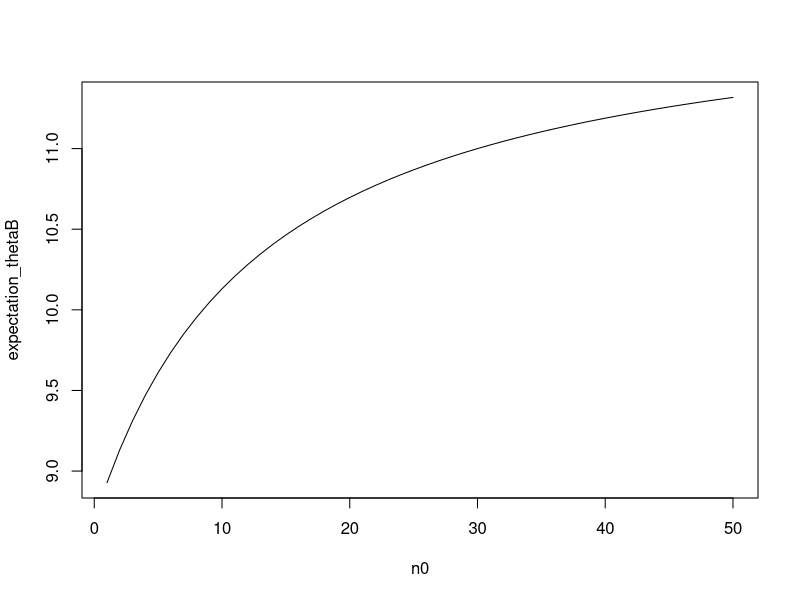
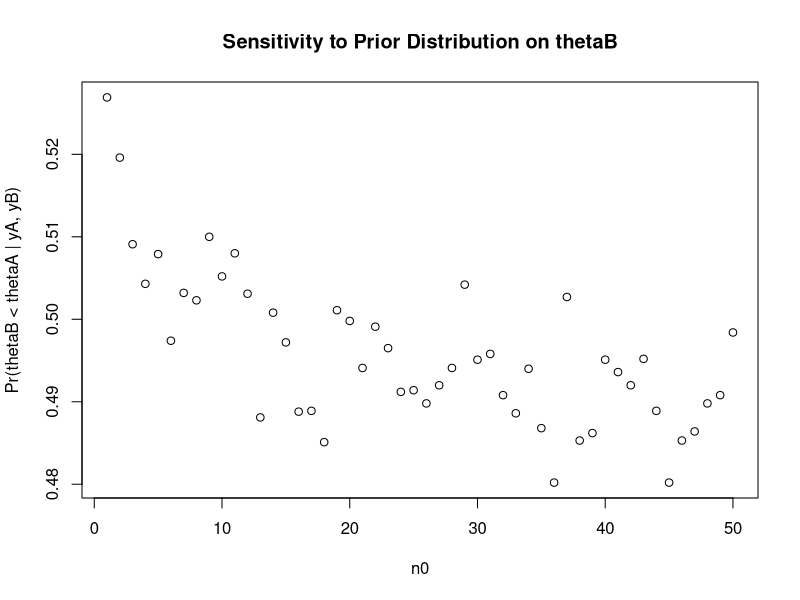
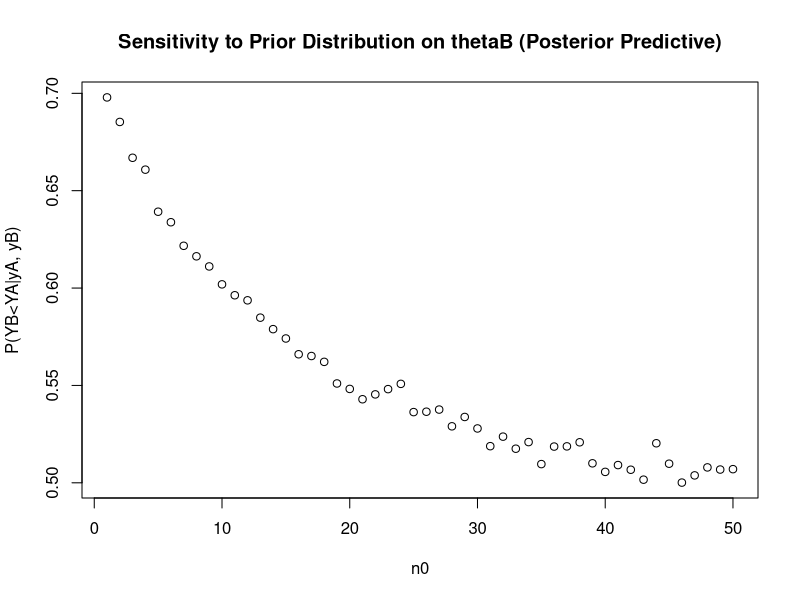
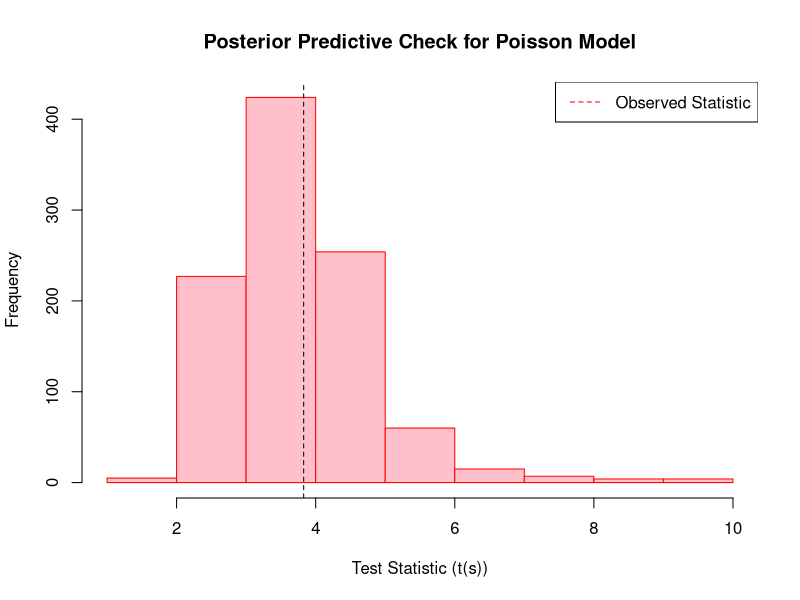
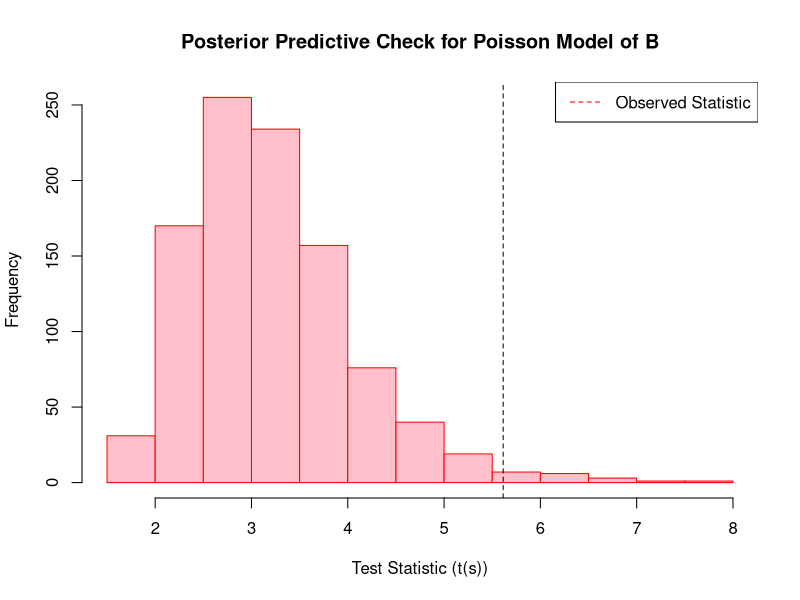

Generate these figures, in order, with R:
## ---- chunk 1
knitr::opts_chunk$set(echo = TRUE)
## ---- chunk 2
shape_thetaA=237
rate_thetaA=20
thetaA_lower=qgamma(0.025, shape = shape_thetaA, rate = rate_thetaA)
thetaA_upper=qgamma(0.975, shape = shape_thetaA, rate = rate_thetaA)
cat("95% Confidence Interval for thetaB is:", '(',thetaA_lower,',',thetaA_upper,')', "\n")


shape_thetaB=125
rate_thetaB=14
thetaB_lower=qgamma(0.025, shape = shape_thetaB, rate = rate_thetaB)
thetaB_upper=qgamma(0.975, shape = shape_thetaB, rate = rate_thetaB)
cat("95% Confidence Interval for thetaB is:", '(',thetaB_lower,',',thetaB_upper,')', "\n")
## ---- chunk 3
yB=c(11,11,10,9,9,8,7,10,6,8,8,9,7)
yA=c(12,9,12,14,13,13,15,8,15,6)
n0=seq(1,50,by=1)
expectation_thetaB=rep(0,length(n0))
for (i in 1:length(n0))
{expectation_thetaB[i]=(12*n0[i]+sum(yB))/(n0[i]+length(yB))}
plot(n0,expectation_thetaB,type='l')
abline(h = mean(yA), col = "red", lty = 2)
expectation_thetaB[50]<mean(yA)
## ---- chunk 4
yB=c(11,11,10,9,9,8,7,10,6,8,8,9,7)
yA=c(12,9,12,14,13,13,15,8,15,6)
thetaA_yA=rgamma(10000,shape=120+sum(yA),rate=10+length(yA))
thetaB_yB=rgamma(10000,shape=12+sum(yB),rate=1+length(yB))
pro=length(which(thetaA_yA>thetaB_yB))/10000
cat("Pr(thetaB < thetaA | yA, yB) =", pro, "\n")
## ---- chunk 5
#another method
likelihood_yA=function(thetaA, yA) {
  prod(dpois(yA, lambda = thetaA))
}
likelihood_yB=function(thetaB, yB) {
  prod(dpois(yB, lambda = thetaB))
}

posterior=function(thetaA, thetaB, yA, yB) {
  prior_thetaA = dgamma(thetaA, shape = 237, rate = 20)
  prior_thetaB =dgamma(thetaB, shape = 125, rate = 14)
  likelihood_A=likelihood_yA(thetaA, yA)
  likelihood_B=likelihood_yB(thetaB, yB)
    return(prior_thetaA * likelihood_A * prior_thetaB * likelihood_B)
}

num=10000
samples_thetaA=rep(0,num) 
samples_thetaB=rep(0,num)

thetaA=10
thetaB=5
count=0
for (i in 1:num) {
  thetaA_proposal=rnorm(1, thetaA, 2)
  thetaB_proposal=rnorm(1, thetaB, 2)
  acceptance_ratio = posterior(thetaA_proposal, thetaB_proposal, yA, yB) /
                      posterior(thetaA, thetaB, yA, yB)

  if(!is.na(acceptance_ratio)){
  if(runif(1) < acceptance_ratio) {
    thetaA=thetaA_proposal
    thetaB=thetaB_proposal
  }}
if (thetaB < thetaA) {
    count = count + 1
  }
}

probability = count / num
cat("Pr(thetaB < thetaA | yA, yB) =", probability, "\n")
## ---- chunk 6
yB=c(11,11,10,9,9,8,7,10,6,8,8,9,7)
yA=c(12,9,12,14,13,13,15,8,15,6)

num=10000

n0=seq(1,50,by=1)

probabilities = matrix(nrow = length(n0), ncol = num)

for (i in 1:length(n0)) {
  n00 = n0[i]
  for (j in 1:num) {
    thetaA=rgamma(1, shape = 120, rate = 10)
    thetaB=rgamma(1, shape = 12 * n00, rate = n00)
    
    probabilities[i, j] = as.numeric(thetaB < thetaA)
  }
}
proportions = rowMeans(probabilities)

plot(n0, proportions, 
     xlab = "n0", ylab = "Pr(thetaB < thetaA | yA, yB)",
     main = "Sensitivity to Prior Distribution on thetaB")
## ---- chunk 7
yA <- c(12, 9, 12, 14, 13, 13, 15, 8, 15, 6)
yB <- c(11, 11, 10, 9, 9, 8, 7, 10, 6, 8, 8, 9, 7)

num = 10000
n0 =seq(1,50,by=1)

probabilities <- matrix(nrow = length(n0), ncol = num)

for (i in 1:length(n0)) {
  n00 = n0[i]
  
  posterior_samples_A = rgamma(num, shape = 120 + sum(yA), rate = 10 + length(yA))
  posterior_samples_B = rgamma(num, shape = 12 * n00 + sum(yB), rate = n00 + length(yB))
  
  for (j in 1:num) {
    yA_distribution = rpois(1, lambda = posterior_samples_A[j])
    yB_distribution = rpois(1, lambda = posterior_samples_B[j])
    probabilities[i, j] = as.numeric(yB_distribution< yA_distribution)
  }
}

proportions <- rowMeans(probabilities)

plot(n0, proportions, 
     xlab = "n0", ylab = "P(YB<YA|yA, yB)",
     main = "Sensitivity to Prior Distribution on thetaB (Posterior Predictive)")
## ---- chunk 8
yA <- c(12, 9, 12, 14, 13, 13, 15, 8, 15, 6)
num = 1000
t_s = rep(0,num)
posterior_samples_A =rep(0,num)
for (i in 1:num) {
  posterior_samples_A[i] = rgamma(1, shape = 120 + sum(yA), rate = 10 + length(yA))
   yA_distribution = rpois(10, lambda = posterior_samples_A[i])
   t_s[i]=mean(yA_distribution)/sd(yA_distribution)}
observed_t_s=mean(yA)/sd(yA)

hist(t_s, main = "Posterior Predictive Check for Poisson Model",
     xlab = "Test Statistic (t(s))", ylab = "Frequency", col = "pink", border = "red")


abline(v = observed_t_s, col = "black", lty = 2)
legend("topright", legend = "Observed Statistic", col = "red", lty = 2)
## ---- chunk 9
yB <- c(11, 11, 10, 9, 9, 8, 7, 10, 6, 8, 8, 9, 7)
num = 1000
t_s = rep(0,num)
posterior_samples_B =rep(0,num)
for (i in 1:num) {
  posterior_samples_B[i] = rgamma(1, shape = 12 + sum(yB), rate = 1 + length(yB))
   yB_distribution = rpois(10, lambda = posterior_samples_B[i])
   t_s[i]=mean(yB_distribution)/sd(yB_distribution)}
observed_t_s=mean(yB)/sd(yB)

hist(t_s, main = "Posterior Predictive Check for Poisson Model of B",
     xlab = "Test Statistic (t(s))", ylab = "Frequency", col = "pink", border = "red")

abline(v = observed_t_s, col = "black", lty = 2)
legend("topright", legend = "Observed Statistic", col = "red", lty = 2)
